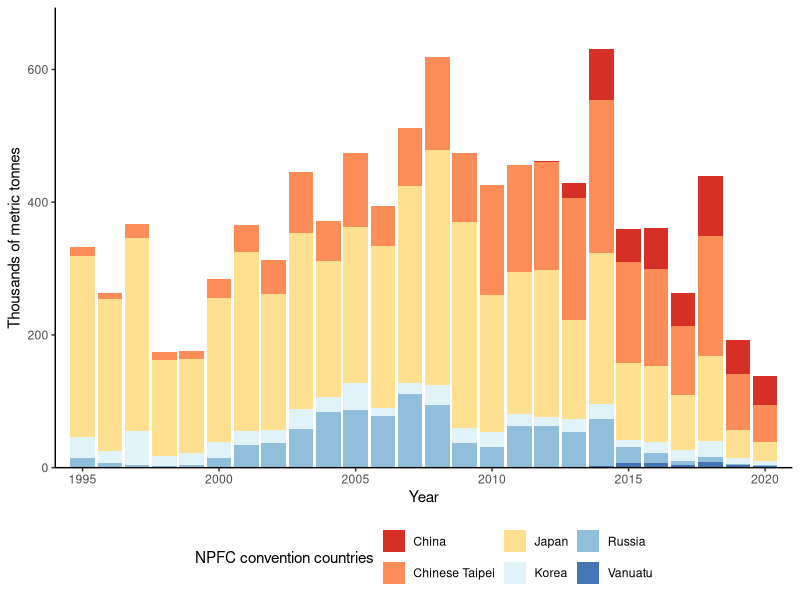
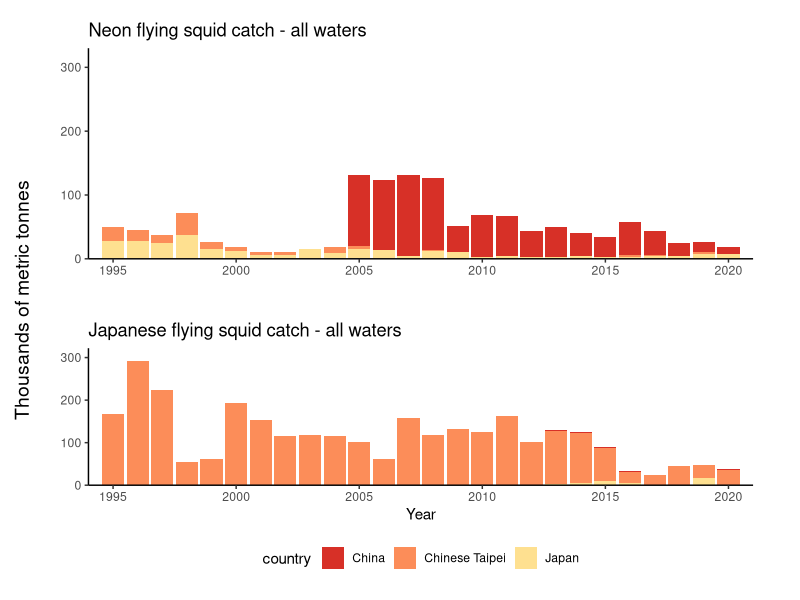
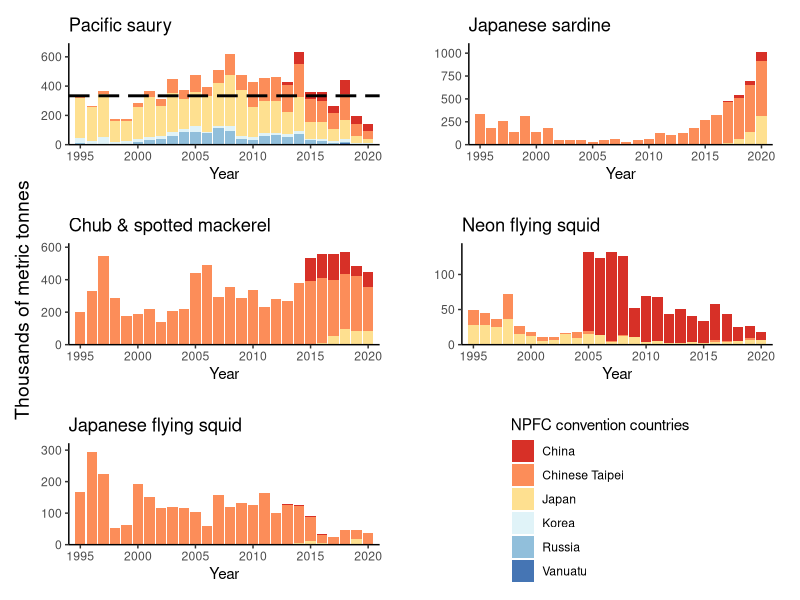
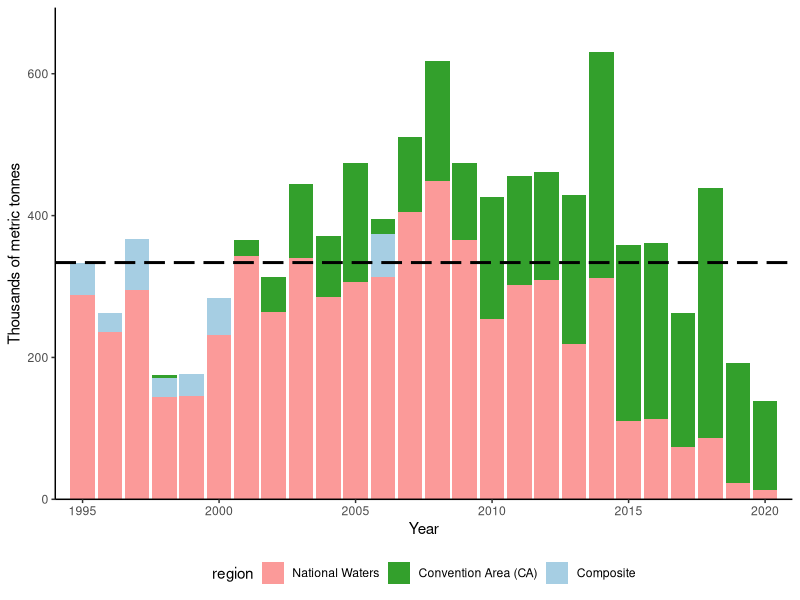
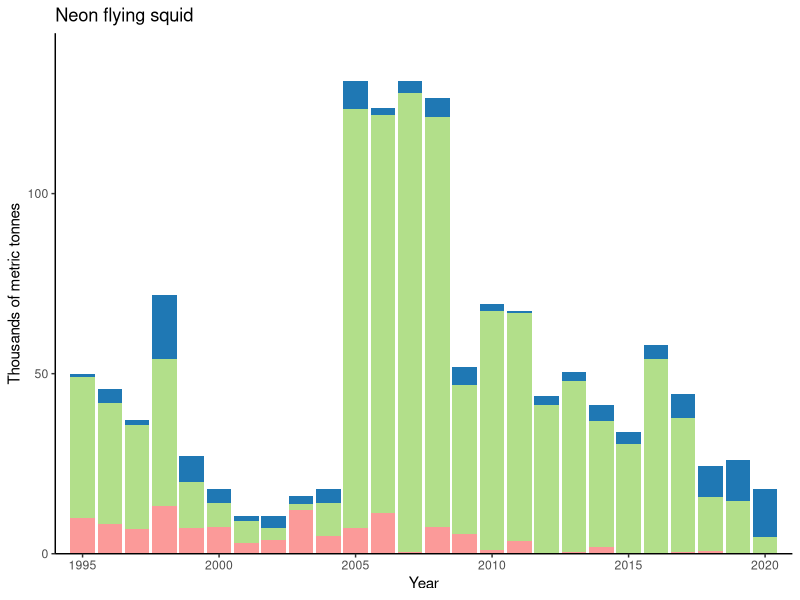
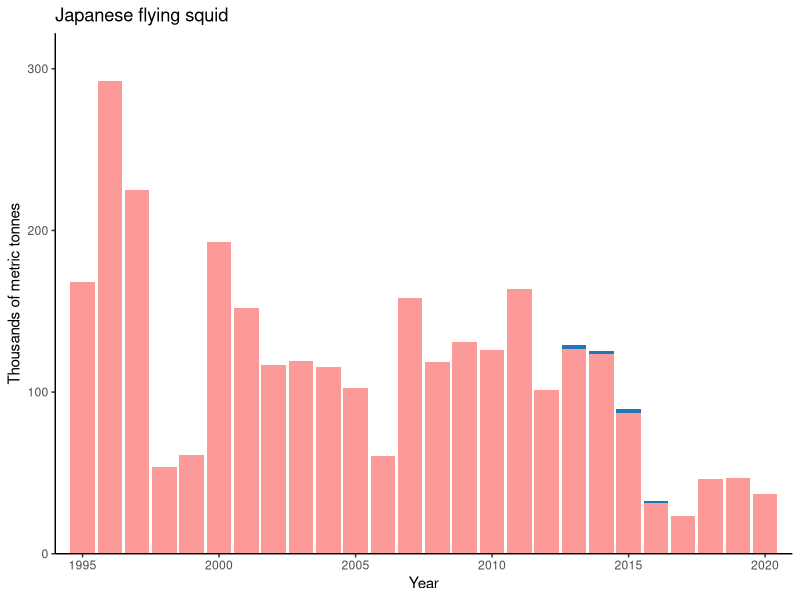
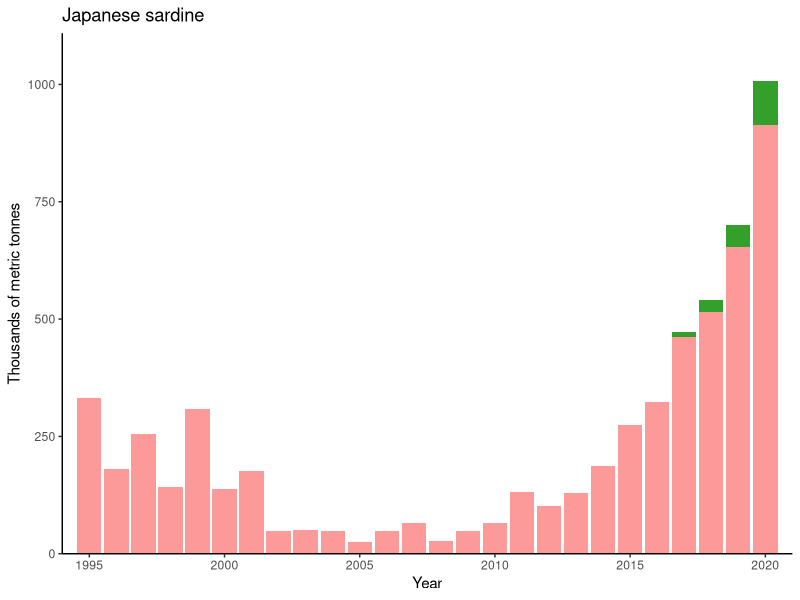
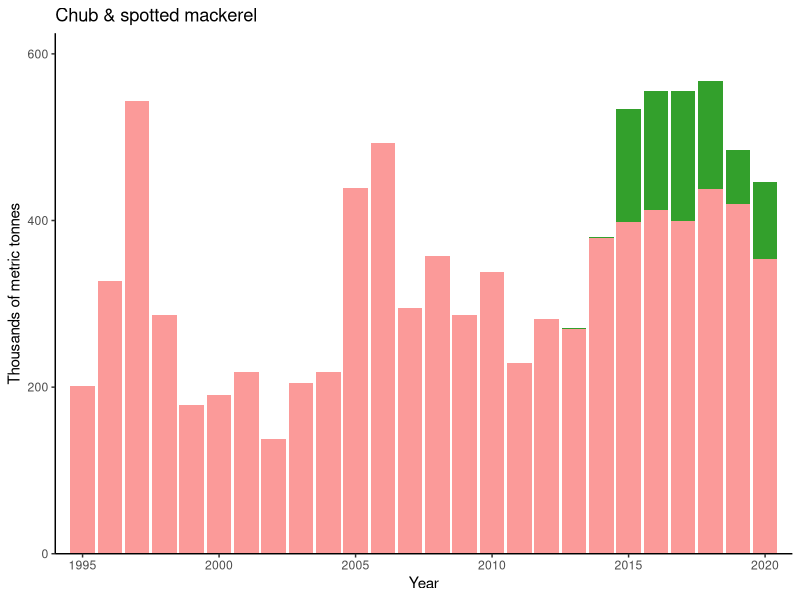

Reproduce these figures in R, in order.
## ---- chunk 1
library(tidyverse)
library(here)
# install.packages('RColorBrewer')
library(RColorBrewer)
library(cowplot)

## ---- chunk 2
NPFCcatch <- read_csv(here('data//NPFCcatchstats_June102021.csv'))
NPFCeffort <- read_csv(here('data//NPFCeffortstats_June102021.csv'))

# explore data
unique(NPFCcatch$species)
unique(NPFCeffort$species)
unique(NPFCcatch$region)
unique(NPFCcatch$gear)
unique(NPFCeffort$gear)

# uniform styling for tidyverse
NPFCcatch$region <- str_replace_all(NPFCcatch$region, "\n", "")
NPFCeffort$species <- str_to_lower(NPFCeffort$species)
NPFCcatch$gear <- str_to_lower(NPFCcatch$gear)
NPFCeffort$gear <- str_to_lower(NPFCeffort$gear)
## ---- chunk 3
saury <- NPFCcatch %>% filter(species=='pacific_saury') %>% mutate(catch_mton=catch_mton/1000)

stats <- saury %>%
  group_by(year) %>%
  summarize(sum_catch = sum(catch_mton))
TAC_CA <- 198
TAC <- 333.75
#TAC/max(stats$sum_catch)
TAC/mean(stats$sum_catch)

stats_CA <- saury %>% filter(region=='CA') %>% 
  group_by(year) %>%
  summarize(sum_catch = sum(catch_mton))
TAC_CA/max(stats_CA$sum_catch)
TAC_CA/mean(stats_CA$sum_catch)

saurycatchplot <- ggplot(data=saury, aes(x=year, y=catch_mton, fill=country)) +
  geom_bar(position='stack', stat='identity')

# custom color scale to hold constant with all plots
convcountries <- brewer.pal(6, 'RdYlBu')
names(convcountries) <- levels(NPFCcatch$country)
customscale <- scale_fill_manual(values=convcountries, labels=c('China','Chinese Taipei','Japan','Korea','Russia', 'Vanuatu'))

saurycatchplot <- saurycatchplot +
  customscale +
  scale_x_continuous(limits=c(1994,2021), expand=c(0,0)) +
  scale_y_continuous(expand=expansion(mult=c(0,0.1)))  +
  xlab('Year') +
  ylab('Thousands of metric tonnes') +
  labs(fill='NPFC convention countries') +
  theme_classic() +
  theme(legend.position = 'bottom')
  
saurycatchplot
## ---- chunk 4
catchplotfnc <- function(sp, ...) {
  dat <- NPFCcatch %>% filter(species==sp) %>% mutate(catch_mton=catch_mton/1000)
  plot <- ggplot(data=dat, aes(x=year, y=catch_mton, fill=country)) +
  geom_bar(position='stack', stat='identity') +
  customscale +
  scale_x_continuous(limits=c(1994,2021), expand=c(0,0)) +
  scale_y_continuous(expand=expansion(mult=c(0,0.1)))  +
  xlab('Year') +
  ylab('Thousands of metric tonnes') +
  theme_classic()
}

saurycatchplot <- catchplotfnc(sp='pacific_saury') +
ggtitle('Pacific saury') +
theme(legend.position='none') +
geom_hline(yintercept=333.75,color='black',linetype='longdash', size=1)

ggsave(here('figures', 'NPFC_catch_saury_allcountries.png'),
       saurycatchplot +
         theme(legend.position = 'bottom') +
         ggtitle('Pacific saury catch (all areas)') + labs(fill='NPFC convention countries'),
       width=200, height=150, units='mm')

neonsquidcatchplot <- catchplotfnc(sp='neon_flying_squid') + ggtitle('Neon flying squid') + theme(legend.position='none')

jpnsquidcatchplot <- catchplotfnc(sp='jpn_flying_squid') + ggtitle('Japanese flying squid')+ theme(legend.position='none')

squidcatchplotgrid <- plot_grid(neonsquidcatchplot +
                                  scale_y_continuous(limits=c(0,300), expand=expansion(mult=c(0,0.1))) +
                                  ylab(NULL) + xlab(NULL) + 
                                  ggtitle('Neon flying squid catch - all waters'),
                                jpnsquidcatchplot + theme(legend.position = 'bottom') + ylab(NULL) +
                                  ggtitle('Japanese flying squid catch - all waters'),
                                ncol=1, scale=0.9
                                ) + 
  theme(plot.margin=margin(l=10)) +
  draw_label(label='Thousands of metric tonnes', x=0.01, y=0.5, angle=90)
squidcatchplotgrid
ggsave(here('rmd', 'NPFC_catch_allsquid_allcountries.png'), squidcatchplotgrid +
          labs(fill='NPFC convention countries', caption='Data from https://www.npfc.int/statistics.'),
       width=200, height=150, units='mm')


sardinecatchplot <- catchplotfnc(sp='jpn_sardine') + ggtitle('Japanese sardine')+ theme(legend.position='none')
#sardinecatchplot

mackerelcatchplot <- catchplotfnc(sp='chub_spotted_mackerel') + ggtitle('Chub & spotted mackerel') + theme(legend.position = 'none')
#mackerelcatchplot

# extract legend
leg <- cowplot::get_legend(saurycatchplot + theme(legend.position='right')+ labs(fill='NPFC convention countries'))

NPFCcatch_plotgrid <- plot_grid(saurycatchplot + ylab(NULL),
                                sardinecatchplot + ylab(NULL),
                                mackerelcatchplot + ylab(NULL),
                                neonsquidcatchplot + ylab(NULL),
                                jpnsquidcatchplot + ylab(NULL), leg, ncol=2,
                                scale=0.9) +
  theme(plot.margin=margin(l=10)) +
  draw_label(label='Thousands of metric tonnes', x=0.01, y=0.5, angle=90)
NPFCcatch_plotgrid
ggsave(here('figures', 'NPFC_catch_allspecies_allcountries.png'),
       NPFCcatch_plotgrid,
       width=300, height=150, units='mm')

## ---- chunk 5
unique(saury$region)

regioncolors <- rev(brewer.pal(length(unique(NPFCcatch$region)), 'Paired'))
names(regioncolors) <- levels(NPFCcatch$region)

regionscale <- scale_fill_manual(values=regioncolors,
                                  breaks=c('NW', "CA", "CA170EWest", "CA170EEast", "Composite"),
                                  labels=c('National Waters', "Convention Area (CA)", "CA - west of 170\u00B0E", "CA - east of 170\u00B0E", "Composite"))

catchplotfnc_areacomparison <- function(sp, ...) {
  dat <- NPFCcatch %>% filter(species==sp) %>% mutate(catch_mton=catch_mton/1000)

  plot <- ggplot(data=dat, aes(x=year, y=catch_mton, fill=region)) +
  regionscale +
  geom_bar(position='stack', stat='identity') +
  scale_x_continuous(limits=c(1994,2021), expand=c(0,0)) +
  scale_y_continuous(expand=expansion(mult=c(0,0.1)))  +
  xlab('Year') +
  ylab('Thousands of metric tonnes') +
  theme_classic()
}

# saury catch overall
saurycatchplot_areacomparison <- catchplotfnc_areacomparison(sp='pacific_saury') +
geom_hline(yintercept=333.75,color='black',linetype='longdash', size=1) +
theme(legend.position='none') # baseplot for grid
saurycatchplot_areacomparison + theme(legend.position = 'bottom')

ggsave(here('figures', 'NPFC_catch_saury_NWvCA.png'), saurycatchplot_areacomparison +
         ggtitle('Pacific saury Domestic v. NPFC Convention Area catch') +
         theme(legend.position = 'bottom') +
         labs(fill='Catch Region'), width=200, height=150, units='mm') #, panel.background = element_rect(fill='#e7ebe8'))

# saury catch by country - necessary?
# saurycatchplot_areacomparison + facet_wrap(~country, ncol=2, scales='free')


neonsquidcatchplot_areacomparison <- catchplotfnc_areacomparison(sp='neon_flying_squid') + ggtitle('Neon flying squid') + theme(legend.position='none')
neonsquidcatchplot_areacomparison
# neonsquidcatchplot_areacomparison + facet_wrap(~country, ncol=2, scales='free')

jpnsquidcatchplot_areacomparison <- catchplotfnc_areacomparison(sp='jpn_flying_squid') + ggtitle('Japanese flying squid')+ theme(legend.position='none')
jpnsquidcatchplot_areacomparison
# jpnsquidcatchplot_areacomparison + facet_wrap(~country, ncol=2, scales='free')

sardinecatchplot_areacomparison <- catchplotfnc_areacomparison(sp='jpn_sardine') + ggtitle('Japanese sardine')+ theme(legend.position='none')
sardinecatchplot_areacomparison
# sardinecatchplot_areacomparison + facet_wrap(~country, ncol=2, scales='free')

mackerelcatchplot_areacomparison <- catchplotfnc_areacomparison(sp='chub_spotted_mackerel') + ggtitle('Chub & spotted mackerel') + theme(legend.position = 'none')
mackerelcatchplot_areacomparison
# mackerelcatchplot_areacomparison + facet_wrap(~country, ncol=2, scales='free')

# extract legend - retrieve all regions

legendplot <- ggplot(NPFCcatch, aes(x=year, y=catch_mton, fill=region)) +
  geom_bar(position='stack', stat='identity') +
  regionscale +
  theme(legend.position = 'right') +
  labs(fill='Catch Region')
leg_areacomparison <- cowplot::get_legend(legendplot)

NPFCcatch_allspecies_areacomparison_plotgrid <- plot_grid(saurycatchplot_areacomparison + ggtitle('Pacific saury') + ylab(NULL),
                                sardinecatchplot_areacomparison + ylab(NULL),
                                mackerelcatchplot_areacomparison + ylab(NULL),
                                neonsquidcatchplot_areacomparison + ylab(NULL),
                                jpnsquidcatchplot_areacomparison + ylab(NULL), leg_areacomparison, ncol=2,
                                scale=0.9) +
  theme(plot.margin=margin(l=10)) +
  draw_label(label='Thousands of metric tonnes', x=0.01, y=0.5, angle=90)
NPFCcatch_allspecies_areacomparison_plotgrid
ggsave(here('figures', 'NPFC_catch_allspecies_NWvCA.png'),
       NPFCcatch_allspecies_areacomparison_plotgrid,
       width=300, height=150, units='mm')


## ---- chunk 6
catchplotfnc_CA <- function(sp, CA=TRUE, ...) {
  catchsp <- NPFCcatch %>% mutate(is_CA=str_detect(region, 'CA'),
                                  catch_mton=catch_mton/1000) %>%
    filter(species==sp & is_CA==CA) %>%
    select(-is_CA)

catchplot <- ggplot(data=catchsp, aes(x=year, y=catch_mton, fill=country)) +
  geom_bar(position='stack', stat='identity') +
  customscale +
  scale_x_continuous(limits=c(1994,2021), expand=c(0,0)) +
  scale_y_continuous(expand=expansion(mult=c(0,0.1)))  +
  xlab('Year') +
  ylab('Thousands of metric tonnes') +
  theme_classic()

  return(catchplot)
}

# test
saurycatchplot_CA <- catchplotfnc_CA('pacific_saury', CA=TRUE) +
  geom_hline(yintercept=198, color='black',linetype='longdash', size=1) +
  ggtitle('Pacific saury catch in NPFC convention area')
saurycatchplot_CA
saurycatchplot_NW <- catchplotfnc_CA('pacific_saury', CA=FALSE)+  ggtitle('Pacific saury catch in domestic EEZs')
saurycatchplot_NW

# save actual plot
saurycatchplot_CA <- catchplotfnc_CA(sp='pacific_saury') +
  ggtitle('Pacific saury') +
  theme(legend.position='none') +
  geom_hline(yintercept=198, color='black',linetype='longdash', size=1)
# check
saurycatchplot_CA

ggsave(here('figures', 'NPFC_catch_saury_allcountries_CA.png'),
       saurycatchplot_CA +
         theme(legend.position = 'bottom') +
         ggtitle('Pacific saury catch in NPFC high seas convention area') +
         labs(fill='NPFC convention countries'),
       width=200, height=150, units='mm')

neonsquidcatchplot_CA <- catchplotfnc_CA(sp='neon_flying_squid') + ggtitle('Neon flying squid') + theme(legend.position='none')

jpnsquidcatchplot_CA <- catchplotfnc_CA(sp='jpn_flying_squid') + ggtitle('Japanese flying squid')+ theme(legend.position='none')

sardinecatchplot_CA <- catchplotfnc_CA(sp='jpn_sardine') + ggtitle('Japanese sardine')+ theme(legend.position='none')
#sardinecatchplot

mackerelcatchplot_CA <- catchplotfnc_CA(sp='chub_spotted_mackerel') + ggtitle('Chub & spotted mackerel') + theme(legend.position = 'none')
#mackerelcatchplot


NPFCcatch_allspecies_allcountries_CA_plotgrid <- plot_grid(saurycatchplot_CA + ylab(NULL),
                                sardinecatchplot_CA + ylab(NULL),
                                mackerelcatchplot_CA + ylab(NULL),
                                neonsquidcatchplot_CA + ylab(NULL),
                                jpnsquidcatchplot_CA + ylab(NULL), leg, ncol=2,
                                scale=0.9) +
  theme(plot.margin=margin(l=10)) +
  draw_label(label='Thousands of metric tonnes', x=0.01, y=0.5, angle=90)
NPFCcatch_allspecies_allcountries_CA_plotgrid #check
ggsave(here('figures', 'NPFC_catch_allspecies_allcountries_CA.png'),
       NPFCcatch_allspecies_allcountries_CA_plotgrid,
       width=300, height=150, units='mm')



## ---- chunk 7
# retrieve NPFC stock asssessment CPUE

# use convention countries from the other saury plots
convcountries
# [1] "#D73027" "#FC8D59" "#FEE090" "#E0F3F8" "#91BFDB" "#4575B4"
# # corresponds to:'China','Chinese Taipei','Japan','Korea','Russia','Vanuatu'

cpue <- read_csv(here('data//NPFC_saury_CPUE_2019_stock_assessment_June182021.csv'))
# colnames(cpue)
cpue2 <- cpue %>% pivot_longer(cols=c("CPUE_JPN_early", "CPUE_JPN_late",  "CPUE_KOR", "CPUE_RUS","CPUE_CT","CPUE_CHN", "Joint_CPUE"),
                              names_to='country',
                              values_drop_na = T) %>% drop_na(country)

bigplot <- cpue2 %>%
  ggplot(aes(x=year, y=value)) +
  geom_point(aes(color=country)) +
  geom_line(aes(color=country)) +
  scale_color_brewer(palette='RdYlBu',
labels=c('China','Chinese Taipei','Japan early','Japan late', 'Korea','Russia')) +
  labs(color='Country dataset') +
  scale_x_continuous(limits=c(1979,2019),breaks=c(seq(1980,2018,by=5),2019), expand=c(0,1.1)) +
  xlab('Year') +
  ylab('Standardized CPUE') +
  theme_classic() +
  theme(legend.position = 'bottom') 
  
bigplot
## ---- chunk 8
cpue_JPN <- cpue %>% ggplot(aes(x=year, y=CPUE_JPN_early)) +
  geom_point(color='#FEE090', shape=4) + geom_line(color='#FEE090', size=1) +
  geom_point(aes(y=CPUE_JPN_late), color='#FEE090') + geom_line(aes(y=CPUE_JPN_late),color='#FEE090', size=1) +
  scale_x_continuous(limits=c(1979,2019),breaks=c(seq(1980,2018,by=4),2019), expand=c(0,1.1)) +
  scale_y_continuous(expand=expansion(mult=c(0.1,0.1)), limits=c(0,5))  +
  xlab('Year') +
  ylab('Standardized CPUE') +
  theme_classic() +
  ggtitle('Japan')
cpue_JPN

cpue_china <- cpue %>% ggplot(aes(x=year, y=CPUE_CHN)) + geom_point(color='#D73027') + geom_line(color='#D73027',size=1) +
  scale_x_continuous(limits=c(1979,2019),breaks=c(seq(1980,2018,by=4),2019), expand=c(0,1.1)) +
  scale_y_continuous(expand=expansion(mult=c(0.1,0.1)), limits=c(0,18))  +
  xlab('Year') +
  ylab('Standardized CPUE') +
  theme_classic() +
  ggtitle('China')
cpue_china

cpue_korea <- cpue %>% ggplot(aes(x=year, y=CPUE_KOR)) + geom_point(color='#E0F3F8') + geom_line(color='#E0F3F8',size=1) +
  scale_x_continuous(limits=c(1979,2019),breaks=c(seq(1980,2018,by=4),2019), expand=c(0,1.1)) +
  scale_y_continuous(expand=expansion(mult=c(0.1,0.1)))  +
  xlab('Year') +
  ylab('Standardized CPUE') +
  theme_classic() +
  ggtitle('Korea')
cpue_korea

cpue_chntaipei <- cpue %>% ggplot(aes(x=year, y=CPUE_CT)) + geom_point(color='#FC8D59') + geom_line(color='#FC8D59', size=1) +
  scale_x_continuous(limits=c(1979,2019),breaks=c(seq(1980,2018,by=4),2019), expand=c(0,1.1)) +
  scale_y_continuous(expand=expansion(mult=c(0.1,0.1)))  +
  xlab('Year') +
  ylab('Standardized CPUE') +
  theme_classic() +
  ggtitle('Chinese Taipei')
cpue_chntaipei

cpue_russia <- cpue %>% ggplot(aes(x=year, y=CPUE_RUS)) + geom_point(color='#91BFDB') + geom_line(color='#91BFDB', size=1) +
  scale_x_continuous(limits=c(1979,2019),breaks=c(seq(1980,2018,by=4),2019), expand=c(0,1.1)) +
scale_y_continuous(expand=expansion(mult=c(0.1,0.1)))  +
xlab('Year') +
ylab('Standardized CPUE') +
theme_classic() +
ggtitle('Russia')
cpue_russia



cpue_plotgrid <- plot_grid(cpue_china + ylab(NULL),
          cpue_chntaipei + ylab(NULL),
          cpue_JPN + ylab(NULL),
          cpue_korea + ylab(NULL),
          cpue_russia + ylab(NULL),
          ncol=2,
          scale=0.9) +
theme(plot.margin=margin(l=10)) +
draw_label(label='NPFC standardized CPUE', x=0.01, y=0.5, angle=90)
cpue_plotgrid
ggsave(here('figures', 'NPFC_CPUE_saury_plotgrid.png'),
       cpue_plotgrid,
       width=300, height=150, units='mm')

